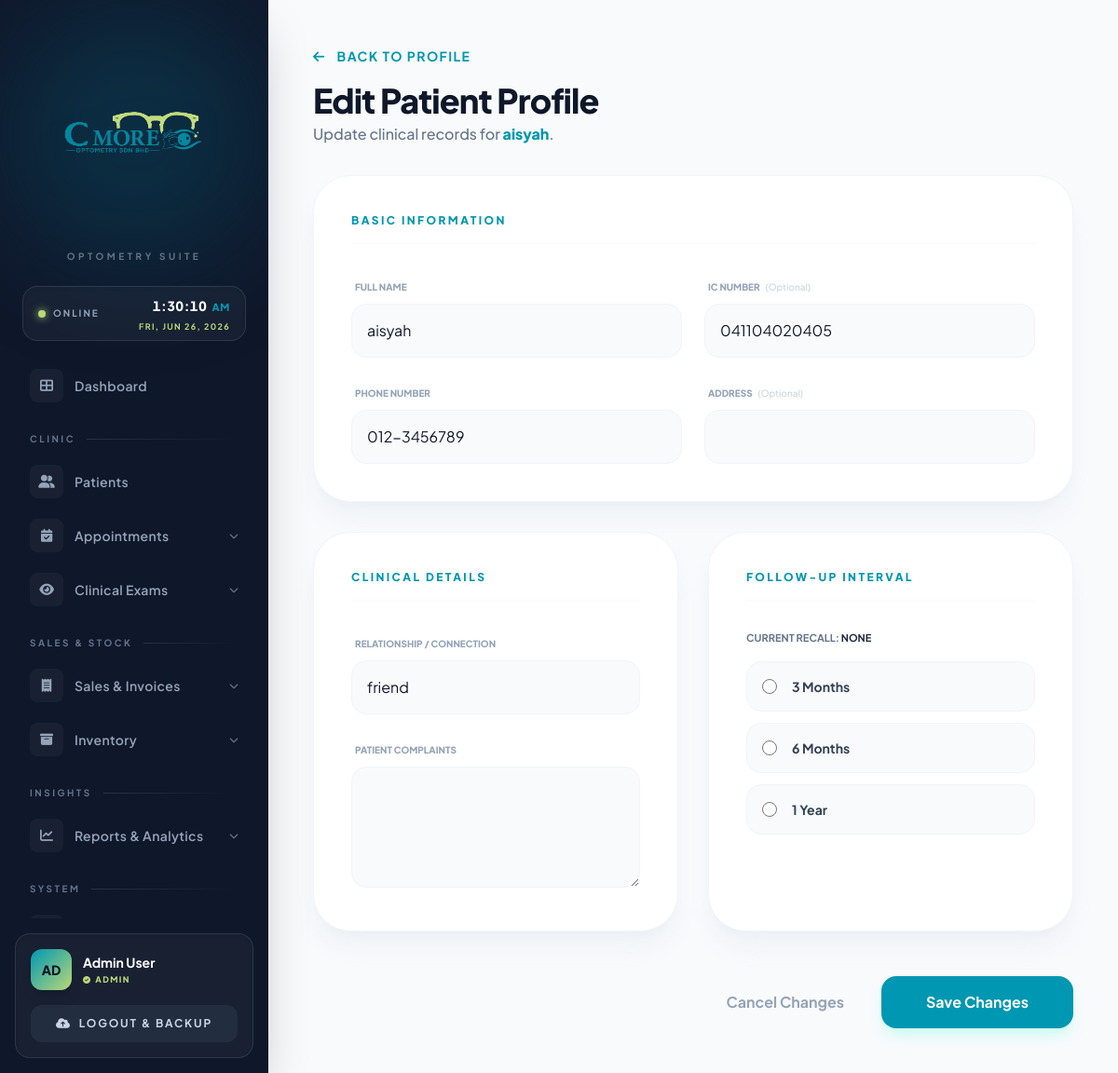
Page /patient_edit.php?id=18 (signed in) on the earlier database version.
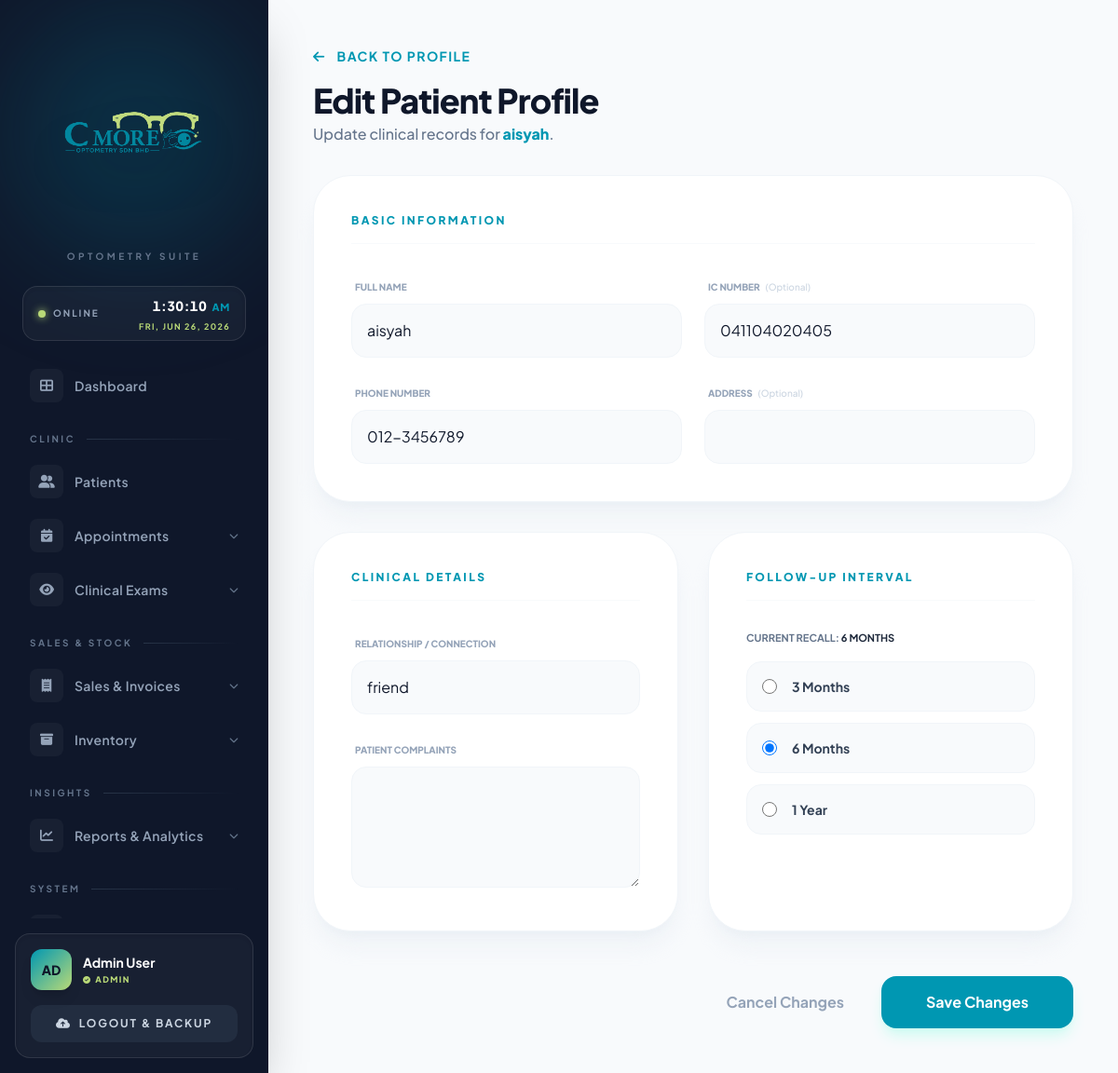
Same page on the later database version.
### tables this page shows
CREATE TABLE `patient` (
  `PATIENT_ID` int(11) NOT NULL AUTO_INCREMENT,
  `NAME` varchar(100) NOT NULL,
  `IC_NUMBER` varchar(20) DEFAULT NULL,
  `PHONE_NUMBER` varchar(20) DEFAULT NULL,
  `ADDRESS` text DEFAULT NULL,
  `REGISTRATION_DATE` date NOT NULL,
  `CONNECTION_RELATIONSHIP` varchar(100) DEFAULT NULL,
  `FOLLOW_UP_INTERVAL` varchar(50) DEFAULT NULL,
  `COMPLAINTS` text DEFAULT NULL,
  PRIMARY KEY (`PATIENT_ID`),
  UNIQUE KEY `IC_NUMBER` (`IC_NUMBER`)
);

### patient_edit.php (the view, shortened to what the changed rows need)
<?php
include('config.php');
$id = isset($_GET['id']) ? mysqli_real_escape_string($conn, $_GET['id']) : '';
$res = mysqli_query($conn, "SELECT * FROM PATIENT WHERE PATIENT_ID = '$id'");
$row = mysqli_fetch_assoc($res);
?>
<!DOCTYPE html>
<html lang="en">
<head>
    <script src="https://cdn.tailwindcss.com"></script>
    <link rel="stylesheet" href="https://cdnjs.cloudflare.com/ajax/libs/font-awesome/6.0.0/css/all.min.css">
</head>
<body class="bg-[#f8fafc] flex min-h-screen text-slate-900">
    <?php include('sidebar.php'); ?>
    <main class="flex-1 ml-72 p-12">
        <header class="mb-8">
            <h1 class="text-4xl font-extrabold text-slate-900 tracking-tight mt-4">Edit Patient Profile</h1>
            <p class="text-slate-500 font-medium mt-1">Update clinical records for <span class="text-[#0097B2] font-black"><?php echo htmlspecialchars($row['NAME']); ?></span>.</p>
        </header>
        <form action="" method="POST" class="max-w-5xl space-y-8" id="editPatientForm">
            <section class="bg-white p-10 rounded-[2.5rem] border border-slate-100 shadow-xl shadow-slate-200/40">
                <div class="grid grid-cols-1 md:grid-cols-2 gap-6">
                    <div class="space-y-2">
                        <label class="text-[10px] font-black uppercase text-slate-400 ml-1">Full Name</label>
                        <input type="text" name="name" value="<?php echo htmlspecialchars(isset($_POST['name']) ? $_POST['name'] : $row['NAME']); ?>" required
                               class="w-full p-4 bg-slate-50 border border-slate-100 rounded-2xl focus:border-[#0097B2] outline-none focus:bg-white transition">
                    </div>
                    <div class="space-y-2">
                        <label class="text-[10px] font-black uppercase text-slate-400 ml-1">IC Number <span class="text-slate-300 font-medium normal-case tracking-normal ml-1">(Optional)</span></label>
                        <input type="text" name="ic_number" value="<?php echo htmlspecialchars(isset($_POST['ic_number']) ? $_POST['ic_number'] : $row['IC_NUMBER']); ?>"
                               pattern="^(\d{12}|\d{6}-\d{2}-\d{4})$" placeholder="900101-01-1234 or 900101011234"
                               title="Malaysian IC format: 12 digits (YYMMDD-PB-GGGC or YYMMDDPBGGGC where PB=01-16)"
                               maxlength="14"
                               class="w-full p-4 bg-slate-50 border border-slate-100 rounded-2xl focus:border-[#0097B2] outline-none focus:bg-white transition invalid:border-red-400 invalid:text-red-600 focus:invalid:border-red-500">
                    </div>
                    <div class="space-y-2">
                        <label class="text-[10px] font-black uppercase text-slate-400 ml-1">Phone Number</label>
                        <input type="tel" name="phone" id="phone" value="<?php echo htmlspecialchars(isset($_POST['phone']) ? $_POST['phone'] : $row['PHONE_NUMBER']); ?>" required
                               pattern="^0[1-9]-?\d{7,8}$|^0[1-9]{2}-?\d{6,7}$" placeholder="012-3456789 or 03-87654321"
                               title="Malaysian phone number: 10-11 digits starting with 0 (e.g., 012-3456789 or 03-87654321)"
                               maxlength="12"
                               class="w-full p-4 bg-slate-50 border border-slate-100 rounded-2xl focus:border-[#0097B2] outline-none focus:bg-white transition invalid:border-red-400 invalid:text-red-600 focus:invalid:border-red-500">
                    </div>
                </div>
            </section>
            <div class="grid grid-cols-1 md:grid-cols-2 gap-8">
                <section class="bg-white p-10 rounded-[2.5rem] border border-slate-100 shadow-xl shadow-slate-200/40">
                    <div class="space-y-6">
                        <div class="space-y-2">
                            <label class="text-[10px] font-black uppercase text-slate-400 ml-1">Relationship / Connection</label>
                            <input type="text" name="connection" value="<?php echo htmlspecialchars(isset($_POST['connection']) ? $_POST['connection'] : $row['CONNECTION_RELATIONSHIP']); ?>"
                                   placeholder="e.g. Family Member Name" class="w-full p-4 bg-slate-50 border border-slate-100 rounded-2xl outline-none focus:border-[#0097B2] focus:bg-white transition">
                        </div>
                    </div>
                </section>
                <section class="bg-white p-10 rounded-[2.5rem] border border-slate-100 shadow-xl shadow-slate-200/40">
                    <div class="space-y-4">
                        <p class="text-[11px] font-bold text-slate-500 uppercase">Current Recall: <span class="text-slate-800"><?php echo !empty($row['FOLLOW_UP_INTERVAL']) ? $row['FOLLOW_UP_INTERVAL'] : 'None'; ?></span></p>
                        <div class="grid grid-cols-1 gap-3">
                            <?php
                            $intervals = ["3 Months", "6 Months", "1 Year"];
                            $current_val = isset($_POST['follow_up']) ? $_POST['follow_up'] : $row['FOLLOW_UP_INTERVAL'];
                            foreach($intervals as $val):
                                $checked = ($current_val == $val) ? "checked" : "";
                            ?>
                            <label class="flex items-center p-4 bg-slate-50 rounded-2xl border border-slate-100 cursor-pointer hover:border-[#B9D977] transition group">
                                <input type="radio" name="follow_up" value="<?php echo $val; ?>" <?php echo $checked; ?> class="w-4 h-4 text-[#0097B2] focus:ring-[#0097B2]">
                                <span class="ml-4 text-sm font-bold text-slate-700 group-hover:text-slate-900"><?php echo $val; ?></span>
                            </label>
                            <?php endforeach; ?>
                        </div>
                    </div>
                </section>
            </div>
        </form>
    </main>
</body>
</html>

Differences in the rows shown:
changed patient "aisyah": FOLLOW_UP_INTERVAL (not shown) → "6 MONTHS"
Other differences:
form field follow_up: "☐ 6 Months" → "☑ 6 Months"
text no longer shown: "NONE"
